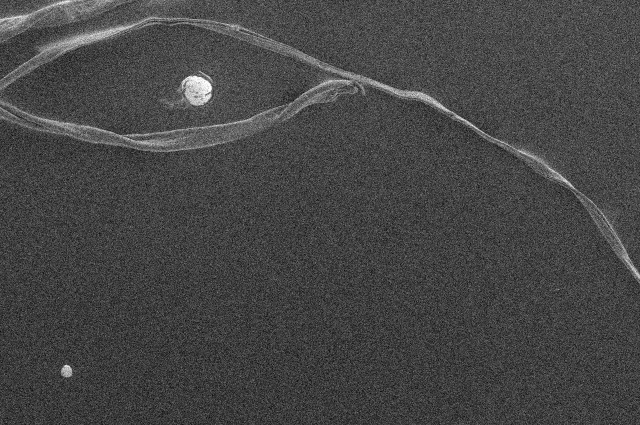
#> input picture data/microplastics/test_gray_ori/27.png, 1280 x 850 px, found by its file name (shown at 1/2 size)
$ python ricegrains.py
#> lines starting #> are read from the running program, lines starting #| are printed output that depends on the picture; after the words box and inside, x2 and y2 are one past the last pixel; in counts of white or black regions, pixels touching at a corner belong together
# -*- coding: utf-8 -*-
"""
Created on Mon Nov  4 11:18:56 2019

@author: benjamin
"""

# -*- coding:utf-8 -*-
#本程序用于大津算法的实现
import cv2  #导入opencv模块
import numpy as np
import matplotlib.pyplot as plt
import pathlib
import os


print("Hellow word!")     #打印“Hello word！”，验证模块导入成功
# [21 lines of commented-out code are left out]

img2 = cv2.imread("../test/27.png")
#> img2 is the input picture: shape (850, 1280, 3); min 0, max 255, mean 69.7
# [5 lines of commented-out code are left out]
img = img2
# [6 lines of commented-out code are left out]

gray=cv2.cvtColor(img,cv2.COLOR_BGR2GRAY) #转换为灰度图


#gray = cv2.GaussianBlur(gray,(11,11),15)
gray = cv2.GaussianBlur(gray,(11,11),15)

#使用局部阈值的大津算法进行图像二值化
#dst = cv2.adaptiveThreshold(gray,255, cv2.ADAPTIVE_THRESH_MEAN_C, cv2.THRESH_BINARY,101, -1)
#dst = cv2.adaptiveThreshold(gray,255, cv2.ADAPTIVE_THRESH_MEAN_C, cv2.THRESH_BINARY,51, -5)
dst = cv2.threshold(gray, 0, 255, cv2.THRESH_BINARY+cv2.THRESH_OTSU)[1]
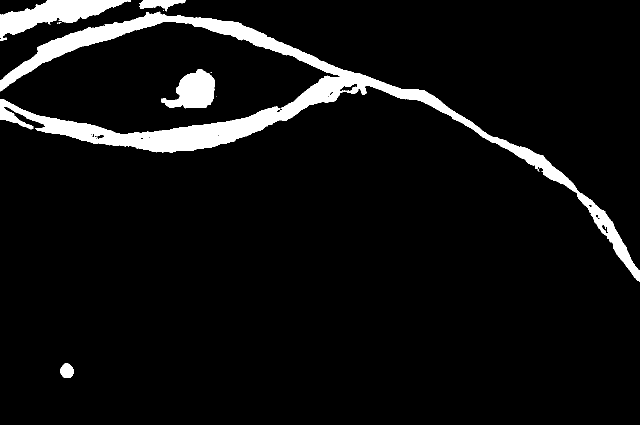
#> dst: shape (850, 1280) (shown at 1/2 size); 6.5% white; 15 white regions (10 under 20 px), largest, box (x1, y1, x2, y2) and area: (0, 23, 1280, 563) 54755, (0, 0, 262, 82) 8724, (322, 138, 430, 217) 5081, (278, 0, 372, 23) 1116, (120, 727, 147, 756) 605

'''
cv2.imwrite("pred_otsu.png", dst)
'''
cv2.namedWindow("imagshow", 3)   #创建一个窗口
cv2.resizeWindow("imagshow", 640, 450);
cv2.imshow('imagshow', img)    #显示原始图片k
cv2.namedWindow("dst", 2)   #创建一个窗口
cv2.resizeWindow("dst", 640, 450);
cv2.imshow("dst", dst)  #显示灰度图
cv2.waitKey()


#
# #全局大津算法，效果较差
# #res ,dst = cv2.threshold(gray,0 ,255, cv2.THRESH_OTSU)
#
# element = cv2.getStructuringElement(cv2.MORPH_CROSS,(3, 3))#形态学去噪
# dst=cv2.morphologyEx(dst,cv2.MORPH_OPEN,element)  #开运算去噪
#
#
# contours, hierarchy = cv2.findContours(dst,cv2.RETR_EXTERNAL,cv2.CHAIN_APPROX_SIMPLE)[-2:]  #轮廓检测函数
# cv2.drawContours(dst,contours,-1,(120,0,0),2)  #绘制轮廓
#
# count=0 #米粒总数
# ares_avrg=0  #米粒平均
# #遍历找到的所有米粒
# for cont in contours:
#
#     ares = cv2.contourArea(cont)#计算包围性状的面积
#
#     if ares<50:   #过滤面积小于10的形状 500
#         continue
#     count+=1    #总体计数加1
#     ares_avrg+=ares
#
#     print("{}-blob:{}".format(count,ares),end="  ") #打印出每个米粒的面积
#
#     rect = cv2.boundingRect(cont) #提取矩形坐标
#
#     print("x:{} y:{}".format(rect[0],rect[1]))#打印坐标
#
#     print("x:{} y:{}".format(rect[2],rect[3]))#打印坐标
#
#     cv2.rectangle(img,(rect[0],rect[1]),(rect[0]+rect[2],rect[1]+rect[3]),(0,0,0xff),1)#绘制矩形
#
#     y=10 if rect[1]<10 else rect[1] #防止编号到图片之外
#
#     cv2.putText(img,str(count), (rect[0], y), cv2.FONT_HERSHEY_COMPLEX, 0.4, (0, 255, 0), 1) #在米粒左上角写上编号
#
# print("print the area:{}".format(round(ares_avrg/ares,2))) #打印出每个米粒的面积
#
# cv2.namedWindow("imagshow", 3)   #创建一个窗口
# cv2.resizeWindow("imagshow", 640, 450);
# cv2.imshow('imagshow', img)    #显示原始图片k
#
# cv2.namedWindow("dst", 2)   #创建一个窗口
# cv2.resizeWindow("dst", 640, 450);
# cv2.imshow("dst", dst)  #显示灰度图
#
#
# #plt.hist(gray.ravel(), 256, [0, 256]) #计算灰度直方图
# #plt.show()


cv2.waitKey()

$ run again, with data/microplastics/test_gray_ori/27_predict.png copied over data/microplastics/test_gray_ori/27.png
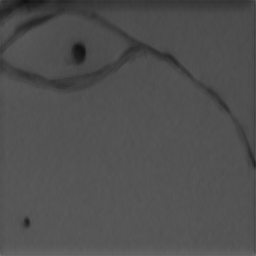
#> input picture data/microplastics/test_gray_ori/27_predict.png, 256 x 256 px, found by its file name
#> img2 is the input picture: shape (256, 256, 3); min 17, max 113, mean 79.5
#> `dst = cv2.threshold(gray, 0, 255, cv2.THRESH_BINARY+cv2.THRESH_OTSU)[1]`:
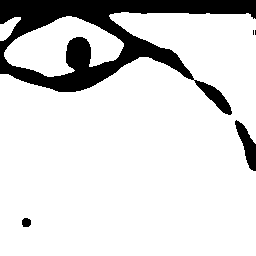
#> dst: shape (256, 256); 84.9% white; 5 black regions (2 under 20 px), largest, box (x1, y1, x2, y2) and area: (0, 0, 256, 115) 9317, (235, 120, 256, 171) 482, (22, 218, 31, 227) 69

$ run again, with data/microplastics/test_gray_ori/0.png copied over data/microplastics/test_gray_ori/27.png
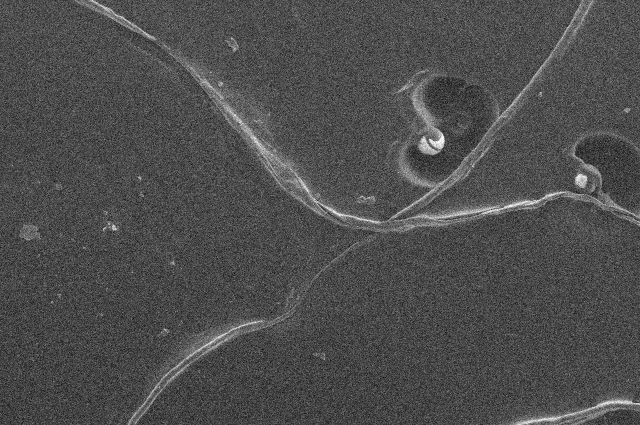
#> input picture data/microplastics/test_gray_ori/0.png, 1280 x 850 px, found by its file name (shown at 1/2 size)
#> img2 is the input picture: shape (850, 1280, 3); min 0, max 255, mean 77.7
#> `dst = cv2.threshold(gray, 0, 255, cv2.THRESH_BINARY+cv2.THRESH_OTSU)[1]`:
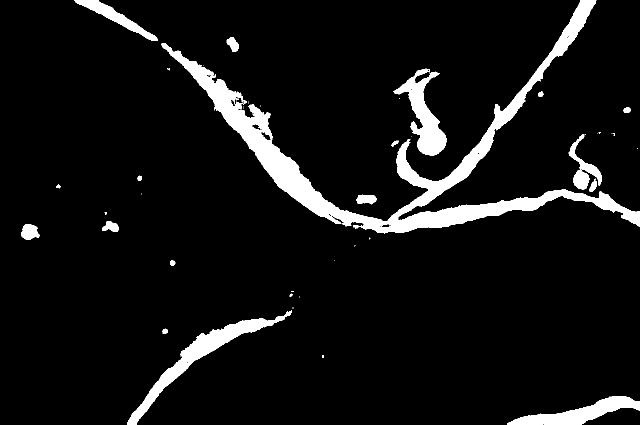
#> dst: shape (850, 1280) (shown at 1/2 size); 7.3% white; 59 white regions (40 under 20 px), largest, box (x1, y1, x2, y2) and area: (323, 0, 1280, 467) 48510, (254, 620, 584, 850) 9083, (787, 137, 893, 311) 6847

$ run again, with data/microplastics/test_gray_ori/1.png copied over data/microplastics/test_gray_ori/27.png
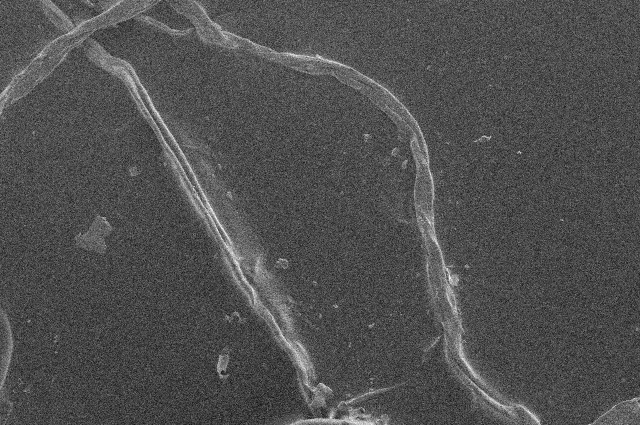
#> input picture data/microplastics/test_gray_ori/1.png, 1280 x 850 px, found by its file name (shown at 1/2 size)
#> img2 is the input picture: shape (850, 1280, 3); min 0, max 255, mean 80
#> `dst = cv2.threshold(gray, 0, 255, cv2.THRESH_BINARY+cv2.THRESH_OTSU)[1]`:
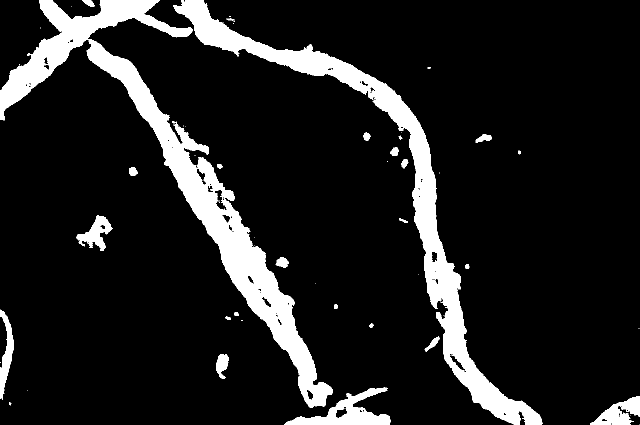
#> dst: shape (850, 1280) (shown at 1/2 size); 12.1% white; 95 white regions (70 under 20 px), largest, box (x1, y1, x2, y2) and area: (0, 0, 666, 816) 65809, (346, 0, 1085, 850) 48813, (568, 775, 781, 850) 5950
